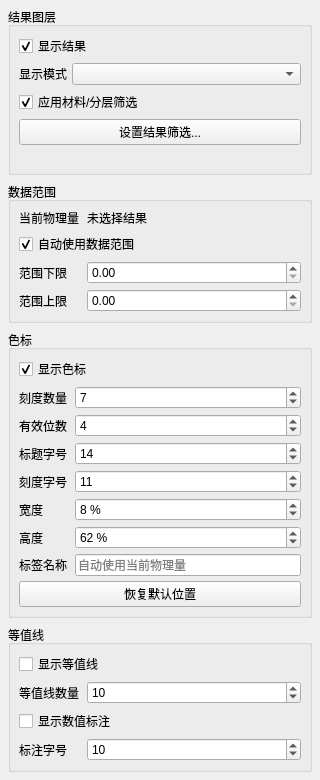
<?xml version="1.0" encoding="UTF-8"?>
<ui version="4.0">
 <class>PostDisplayControlWidget</class>
 <widget class="QWidget" name="PostDisplayControlWidget">
  <property name="geometry">
   <rect><x>0</x><y>0</y><width>320</width><height>700</height></rect>
  </property>
  <property name="windowTitle"><string>结果显示</string></property>
  <layout class="QVBoxLayout" name="verticalLayout">
   <property name="leftMargin"><number>8</number></property>
   <property name="topMargin"><number>7</number></property>
   <property name="rightMargin"><number>8</number></property>
   <property name="bottomMargin"><number>8</number></property>
   <property name="spacing"><number>7</number></property>
   <item>
    <widget class="QGroupBox" name="visibilityGroupBox">
     <property name="postControlSection" stdset="0"><bool>true</bool></property>
     <property name="title"><string>结果图层</string></property>
     <layout class="QVBoxLayout" name="visibilityLayout">
      <property name="leftMargin"><number>8</number></property>
      <property name="topMargin"><number>7</number></property>
      <property name="rightMargin"><number>8</number></property>
      <property name="bottomMargin"><number>8</number></property>
      <property name="spacing"><number>5</number></property>
      <item><widget class="QCheckBox" name="showResultsCheckBox"><property name="text"><string>显示结果</string></property><property name="checked"><bool>true</bool></property></widget></item>
      <item>
       <layout class="QHBoxLayout" name="displayModeLayout">
        <item><widget class="QLabel" name="displayModeLabel"><property name="text"><string>显示模式</string></property></widget></item>
        <item><widget class="QComboBox" name="displayModeComboBox"><property name="sizePolicy"><sizepolicy hsizetype="Expanding" vsizetype="Fixed"><horstretch>1</horstretch><verstretch>0</verstretch></sizepolicy></property></widget></item>
       </layout>
      </item>
      <item><widget class="QCheckBox" name="followMeshFilterCheckBox"><property name="text"><string>应用材料/分层筛选</string></property><property name="toolTip"><string>筛选当前结果文件中的材料和分层；不使用网格类型/拓扑筛选</string></property><property name="checked"><bool>true</bool></property></widget></item>
      <item>
       <widget class="QPushButton" name="meshFilterButton">
        <property name="sizePolicy">
         <sizepolicy hsizetype="Ignored" vsizetype="Fixed">
          <horstretch>0</horstretch>
          <verstretch>0</verstretch>
         </sizepolicy>
        </property>
        <property name="text"><string>设置结果筛选...</string></property>
       </widget>
      </item>
      <item><widget class="QLabel" name="meshFilterStatusLabel"><property name="text"><string/></property><property name="wordWrap"><bool>true</bool></property><property name="visible"><bool>false</bool></property><property name="secondary" stdset="0"><bool>true</bool></property></widget></item>
     </layout>
    </widget>
   </item>
   <item>
    <widget class="QGroupBox" name="rangeGroupBox">
     <property name="postControlSection" stdset="0"><bool>true</bool></property>
     <property name="title"><string>数据范围</string></property>
     <layout class="QGridLayout" name="rangeLayout" columnstretch="0,1">
      <property name="leftMargin"><number>8</number></property>
      <property name="topMargin"><number>7</number></property>
      <property name="rightMargin"><number>8</number></property>
      <property name="bottomMargin"><number>8</number></property>
      <property name="horizontalSpacing"><number>8</number></property>
      <property name="verticalSpacing"><number>5</number></property>
      <item row="0" column="0"><widget class="QLabel" name="currentFieldLabel">
 <property name="sizePolicy">
  <sizepolicy hsizetype="Fixed" vsizetype="Preferred">
   <horstretch>0</horstretch>
   <verstretch>0</verstretch>
  </sizepolicy>
 </property><property name="text"><string>当前物理量</string></property> <property name="wordWrap">
  <bool>false</bool>
 </property>
</widget></item>
      <item row="0" column="1"><widget class="QLabel" name="currentFieldValueLabel"><property name="sizePolicy"><sizepolicy hsizetype="Ignored" vsizetype="Preferred"><horstretch>1</horstretch><verstretch>0</verstretch></sizepolicy></property><property name="text"><string>未选择结果</string></property><property name="wordWrap"><bool>true</bool></property></widget></item>
      <item row="1" column="0" colspan="2"><widget class="QCheckBox" name="autoRangeCheckBox"><property name="text"><string>自动使用数据范围</string></property><property name="checked"><bool>true</bool></property></widget></item>
      <item row="2" column="0"><widget class="QLabel" name="rangeMinLabel">
 <property name="sizePolicy">
  <sizepolicy hsizetype="Fixed" vsizetype="Preferred">
   <horstretch>0</horstretch>
   <verstretch>0</verstretch>
  </sizepolicy>
 </property><property name="text"><string>范围下限</string></property> <property name="wordWrap">
  <bool>false</bool>
 </property>
</widget></item>
      <item row="2" column="1"><widget class="QDoubleSpinBox" name="rangeMinSpinBox"><property name="sizePolicy"><sizepolicy hsizetype="Ignored" vsizetype="Fixed"><horstretch>1</horstretch><verstretch>0</verstretch></sizepolicy></property><property name="minimumSize"><size><width>100</width><height>0</height></size></property></widget></item>
      <item row="3" column="0"><widget class="QLabel" name="rangeMaxLabel">
 <property name="sizePolicy">
  <sizepolicy hsizetype="Fixed" vsizetype="Preferred">
   <horstretch>0</horstretch>
   <verstretch>0</verstretch>
  </sizepolicy>
 </property><property name="text"><string>范围上限</string></property> <property name="wordWrap">
  <bool>false</bool>
 </property>
</widget></item>
      <item row="3" column="1"><widget class="QDoubleSpinBox" name="rangeMaxSpinBox"><property name="sizePolicy"><sizepolicy hsizetype="Ignored" vsizetype="Fixed"><horstretch>1</horstretch><verstretch>0</verstretch></sizepolicy></property><property name="minimumSize"><size><width>100</width><height>0</height></size></property></widget></item>
     </layout>
    </widget>
   </item>
   <item>
    <widget class="QGroupBox" name="scalarBarGroupBox">
     <property name="postControlSection" stdset="0"><bool>true</bool></property>
     <property name="title"><string>色标</string></property>
     <layout class="QFormLayout" name="scalarBarFormLayout">
      <property name="fieldGrowthPolicy"><enum>QFormLayout::AllNonFixedFieldsGrow</enum></property>
      <property name="rowWrapPolicy"><enum>QFormLayout::WrapLongRows</enum></property>
      <property name="labelAlignment"><set>Qt::AlignLeft|Qt::AlignVCenter</set></property>
      <property name="formAlignment"><set>Qt::AlignLeft|Qt::AlignTop</set></property>
      <property name="leftMargin"><number>8</number></property>
      <property name="topMargin"><number>7</number></property>
      <property name="rightMargin"><number>8</number></property>
      <property name="bottomMargin"><number>8</number></property>
      <property name="horizontalSpacing"><number>8</number></property>
      <property name="verticalSpacing"><number>5</number></property>
      <item row="0" column="0" colspan="2"><widget class="QCheckBox" name="showScalarBarCheckBox"><property name="text"><string>显示色标</string></property><property name="checked"><bool>true</bool></property></widget></item>
      <item row="1" column="0"><widget class="QLabel" name="tickCountLabel">
 <property name="sizePolicy">
  <sizepolicy hsizetype="Fixed" vsizetype="Preferred">
   <horstretch>0</horstretch>
   <verstretch>0</verstretch>
  </sizepolicy>
 </property><property name="text"><string>刻度数量</string></property> <property name="wordWrap">
  <bool>false</bool>
 </property>
</widget></item>
      <item row="1" column="1"><widget class="QSpinBox" name="tickCountSpinBox"><property name="minimum"><number>2</number></property><property name="maximum"><number>64</number></property><property name="value"><number>7</number></property></widget></item>
      <item row="2" column="0"><widget class="QLabel" name="precisionLabel">
 <property name="sizePolicy">
  <sizepolicy hsizetype="Fixed" vsizetype="Preferred">
   <horstretch>0</horstretch>
   <verstretch>0</verstretch>
  </sizepolicy>
 </property><property name="text"><string>有效位数</string></property> <property name="wordWrap">
  <bool>false</bool>
 </property>
</widget></item>
      <item row="2" column="1"><widget class="QSpinBox" name="precisionSpinBox"><property name="minimum"><number>1</number></property><property name="maximum"><number>10</number></property><property name="value"><number>4</number></property></widget></item>
      <item row="3" column="0"><widget class="QLabel" name="titleFontLabel">
 <property name="sizePolicy">
  <sizepolicy hsizetype="Fixed" vsizetype="Preferred">
   <horstretch>0</horstretch>
   <verstretch>0</verstretch>
  </sizepolicy>
 </property><property name="text"><string>标题字号</string></property> <property name="wordWrap">
  <bool>false</bool>
 </property>
</widget></item>
      <item row="3" column="1"><widget class="QSpinBox" name="titleFontSpinBox"><property name="minimum"><number>8</number></property><property name="maximum"><number>36</number></property><property name="value"><number>14</number></property></widget></item>
      <item row="4" column="0"><widget class="QLabel" name="labelFontLabel">
 <property name="sizePolicy">
  <sizepolicy hsizetype="Fixed" vsizetype="Preferred">
   <horstretch>0</horstretch>
   <verstretch>0</verstretch>
  </sizepolicy>
 </property><property name="text"><string>刻度字号</string></property> <property name="wordWrap">
  <bool>false</bool>
 </property>
</widget></item>
      <item row="4" column="1"><widget class="QSpinBox" name="labelFontSpinBox"><property name="minimum"><number>8</number></property><property name="maximum"><number>32</number></property><property name="value"><number>11</number></property></widget></item>
      <item row="5" column="0"><widget class="QLabel" name="barWidthLabel">
 <property name="sizePolicy">
  <sizepolicy hsizetype="Fixed" vsizetype="Preferred">
   <horstretch>0</horstretch>
   <verstretch>0</verstretch>
  </sizepolicy>
 </property><property name="text"><string>宽度</string></property> <property name="wordWrap">
  <bool>false</bool>
 </property>
</widget></item>
      <item row="5" column="1"><widget class="QSpinBox" name="barWidthSpinBox"><property name="minimum"><number>5</number></property><property name="maximum"><number>25</number></property><property name="suffix"><string> %</string></property><property name="value"><number>8</number></property></widget></item>
      <item row="6" column="0"><widget class="QLabel" name="barHeightLabel">
 <property name="sizePolicy">
  <sizepolicy hsizetype="Fixed" vsizetype="Preferred">
   <horstretch>0</horstretch>
   <verstretch>0</verstretch>
  </sizepolicy>
 </property><property name="text"><string>高度</string></property> <property name="wordWrap">
  <bool>false</bool>
 </property>
</widget></item>
      <item row="6" column="1"><widget class="QSpinBox" name="barHeightSpinBox"><property name="minimum"><number>25</number></property><property name="maximum"><number>90</number></property><property name="suffix"><string> %</string></property><property name="value"><number>62</number></property></widget></item>
      <item row="7" column="0"><widget class="QLabel" name="scalarBarTitleLabel"><property name="text"><string>标签名称</string></property></widget></item>
      <item row="7" column="1"><widget class="QLineEdit" name="scalarBarTitleEdit"><property name="placeholderText"><string>自动使用当前物理量</string></property><property name="clearButtonEnabled"><bool>true</bool></property></widget></item>
      <item row="8" column="0" colspan="2">
       <widget class="QPushButton" name="resetBarPositionButton">
        <property name="sizePolicy">
         <sizepolicy hsizetype="Ignored" vsizetype="Fixed">
          <horstretch>0</horstretch>
          <verstretch>0</verstretch>
         </sizepolicy>
        </property>
        <property name="text"><string>恢复默认位置</string></property>
       </widget>
      </item>
     </layout>
    </widget>
   </item>
   <item>
    <widget class="QGroupBox" name="contourGroupBox">
     <property name="postControlSection" stdset="0"><bool>true</bool></property>
     <property name="title"><string>等值线</string></property>
     <layout class="QFormLayout" name="contourFormLayout">
      <property name="fieldGrowthPolicy"><enum>QFormLayout::AllNonFixedFieldsGrow</enum></property>
      <property name="rowWrapPolicy"><enum>QFormLayout::WrapLongRows</enum></property>
      <property name="labelAlignment"><set>Qt::AlignLeft|Qt::AlignVCenter</set></property>
      <property name="leftMargin"><number>8</number></property>
      <property name="topMargin"><number>7</number></property>
      <property name="rightMargin"><number>8</number></property>
      <property name="bottomMargin"><number>8</number></property>
      <property name="horizontalSpacing"><number>8</number></property>
      <property name="verticalSpacing"><number>5</number></property>
      <item row="0" column="0" colspan="2"><widget class="QCheckBox" name="showContourCheckBox"><property name="text"><string>显示等值线</string></property></widget></item>
      <item row="1" column="0"><widget class="QLabel" name="contourLevelLabel">
 <property name="sizePolicy">
  <sizepolicy hsizetype="Fixed" vsizetype="Preferred">
   <horstretch>0</horstretch>
   <verstretch>0</verstretch>
  </sizepolicy>
 </property><property name="text"><string>等值线数量</string></property> <property name="wordWrap">
  <bool>false</bool>
 </property>
</widget></item>
      <item row="1" column="1"><widget class="QSpinBox" name="contourLevelSpinBox"><property name="minimum"><number>2</number></property><property name="maximum"><number>30</number></property><property name="value"><number>10</number></property></widget></item>
      <item row="2" column="0" colspan="2"><widget class="QCheckBox" name="contourLabelsCheckBox"><property name="text"><string>显示数值标注</string></property></widget></item>
      <item row="3" column="0"><widget class="QLabel" name="contourLabelFontLabel">
 <property name="sizePolicy">
  <sizepolicy hsizetype="Fixed" vsizetype="Preferred">
   <horstretch>0</horstretch>
   <verstretch>0</verstretch>
  </sizepolicy>
 </property><property name="text"><string>标注字号</string></property> <property name="wordWrap">
  <bool>false</bool>
 </property>
</widget></item>
      <item row="3" column="1"><widget class="QSpinBox" name="contourLabelFontSpinBox"><property name="minimum"><number>8</number></property><property name="maximum"><number>28</number></property><property name="value"><number>10</number></property></widget></item>
     </layout>
    </widget>
   </item>
   <item><spacer name="verticalSpacer"><property name="orientation"><enum>Qt::Vertical</enum></property><property name="sizeHint" stdset="0"><size><width>20</width><height>12</height></size></property></spacer></item>
  </layout>
 </widget>
 <resources/>
 <connections/>
</ui>
